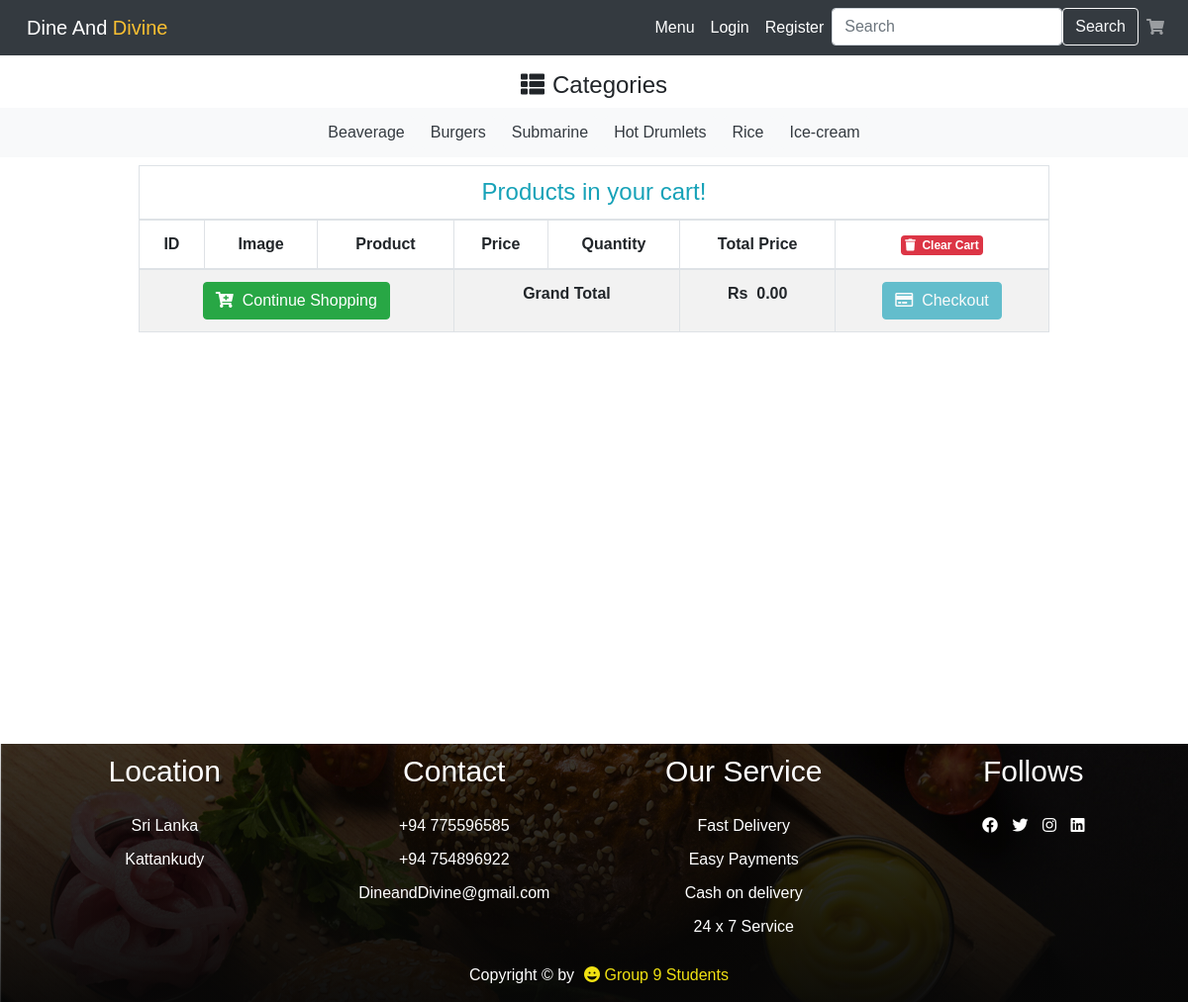
The app's page /cart.php with its own data.
### tables this page shows
CREATE TABLE `category` (
  `category_id` int(11) NOT NULL,
  `category_title` varchar(150) NOT NULL
);

### cart.php (the view, shortened to what this page needs)
<?php
include('functions/common_function.php');
?>
<!DOCTYPE html>
<html lang="en">
<head>
    <link rel="stylesheet" href="https://cdnjs.cloudflare.com/ajax/libs/font-awesome/6.3.0/css/all.min.css" />
    <link rel='stylesheet' href='https://cdnjs.cloudflare.com/ajax/libs/twitter-bootstrap/4.5.2/css/bootstrap.min.css' />
    <link rel='stylesheet' href='https://cdnjs.cloudflare.com/ajax/libs/font-awesome/5.9.0/css/all.min.css' />
    <link rel="stylesheet" href="css/style.css">
</head>
<body>
    <nav class="navbar navbar-expand-md bg-dark navbar-dark" id="navbar-style">
        <a class="navbar-brand logo" href="index.php">&nbsp;&nbsp;Dine And <span>Divine</span></a>
        <div class="collapse navbar-collapse" id="collapsibleNavbar">
            <ul class="navbar-nav ml-auto">
                <li class="nav-item">
                    <a class="nav-link active" href="Menu.php">Menu</a>
                </li>
                <?php
                    if(empty($_SESSION['uid'])) {
                        echo '<li class="nav-item"><a href="login.php" class="nav-link active">Login</a> </li>
                            <li class="nav-item"><a href="register.php" class="nav-link active">Register</a> </li>';
                    } else {
                        echo  '<li class="nav-item"><a href="your-order.php" class="nav-link active">My Orders</a> </li>';
                        echo  '<li class="nav-item"><a href="logout.php" class="nav-link active">Logout</a> </li>';
                    }
                ?>
                <form action="search-product.php" method="get">
                    <div class="d-flex search_product">
                        <input class="form-control me-2" type="search" placeholder="Search" aria-label="Search" name="search_data">
                        <input type="submit" value="Search" class="btn btn-outline-light btn-search" name="search_data_product">
                    </div>
                </form>
                <li class="nav-item">
                    <a class="nav-link" href="cart.php"><i class="fas fa-shopping-cart"></i> <span id="cart-item" class="badge badge-danger"></span></a>
                </li>
            </ul>
        </div>
    </nav>
    <h4 class="text-center mt-3"><i class="fas fa-th-list mr-2"></i>Categories</h4>
    <nav class="navbar navbar-expand-sm bg-light navbar-dark sticky-top justify-content-center">
        <ul class="navbar-nav cat-item">
            <li class="nav-item active">
                <?php  getcategory(); ?>
            </li>
        </ul>
    </nav>
    <div class="container">
        <div class="row justify-content-center">
            <div class="col-lg-10">
                <div class="table-responsive mt-2">
                    <table class="table table-bordered table-striped text-center">
                        <thead>
                            <tr>
                                <td colspan="7">
                                    <h4 class="text-center text-info m-0">Products in your cart!</h4>
                                </td>
                            </tr>
                            <tr>
                                <th>ID</th>
                                <th>Image</th>
                                <th>Product</th>
                                <th>Price</th>
                                <th>Quantity</th>
                                <th>Total Price</th>
                                <th>
                                    <a href="action.php?clear=all" class="badge-danger badge p-1" onclick="return confirm('Are you sure want to clear your cart?');"><i class="fas fa-trash"></i>&nbsp;&nbsp;Clear Cart</a>
                                </th>
                            </tr>
                        </thead>
                        <tbody>
                            <?php
                            $grand_total = 0;
                            ?>
                            <tr>
                                <td colspan="3">
                                    <a href="Menu.php" class="btn btn-success"><i class="fas fa-cart-plus"></i>&nbsp;&nbsp;Continue
                                        Shopping</a>
                                </td>
                                <td colspan="2"><b>Grand Total</b></td>
                                <td><b>Rs&nbsp;&nbsp;<?= number_format($grand_total, 2); ?></b></td>
                                <td>
                                    <a href="checkout.php" class="btn btn-info <?= ($grand_total > 1) ? '' : 'disabled'; ?>"><i class="far fa-credit-card"></i>&nbsp;&nbsp;Checkout</a>
                                </td>
                            </tr>
                        </tbody>
                    </table>
                </div>
            </div>
        </div>
    </div>
    <?php
include('includes/footer.php');
?>
</body>
</html>

### functions/common_function.php (shortened to what this page needs)
<?php
     include('Dbconnect/config.php');
?>
<?php
       function getcategory()
       {
        global $conn;
        $select_query="select * from `category`";
            $result=mysqli_query($conn,$select_query);
            while($row_data=mysqli_fetch_assoc($result))
            {
                $category_title=$row_data['category_title'];
                $category_id=$row_data['category_id'];
                echo "<a href='Menu.php?category=$category_id' class='btn bg-light text-dark p-1 mx-1 px-2'>$category_title</a>";
            }
       }
?>

### css/style.css (style rules this page uses)
* { margin: 0; padding: 0; box-sizing: border-box; font-family: sans-serif; }
html { scroll-behavior: smooth; }
body { background: #fff; }
.logo span { color: #fac031; text-decoration: none; }

### records on screen
category: category_title "Beaverage"
category: category_title "Burgers"
category: category_title "Submarine"
category: category_title "Hot Drumlets"
category: category_title "Rice"
category: category_title "Ice-cream"

### other values on screen
$grand_total "0.00"
